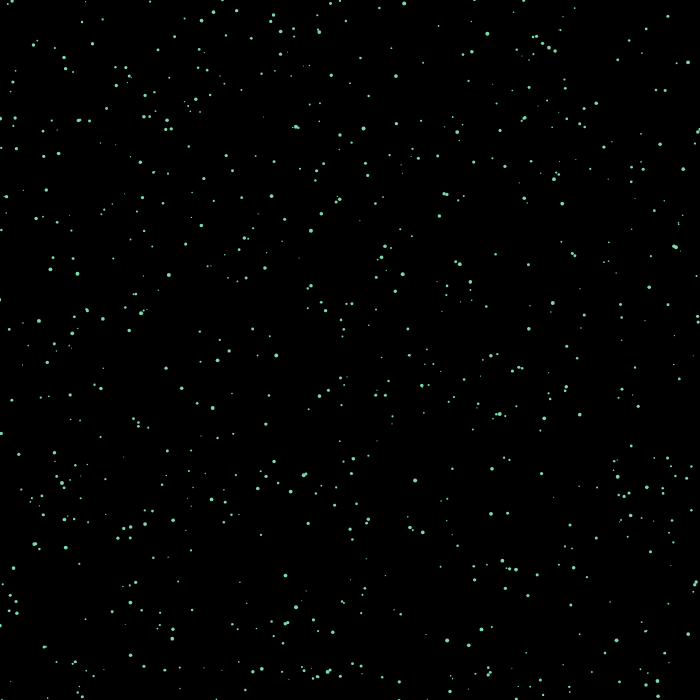
Frame 1 (no input)
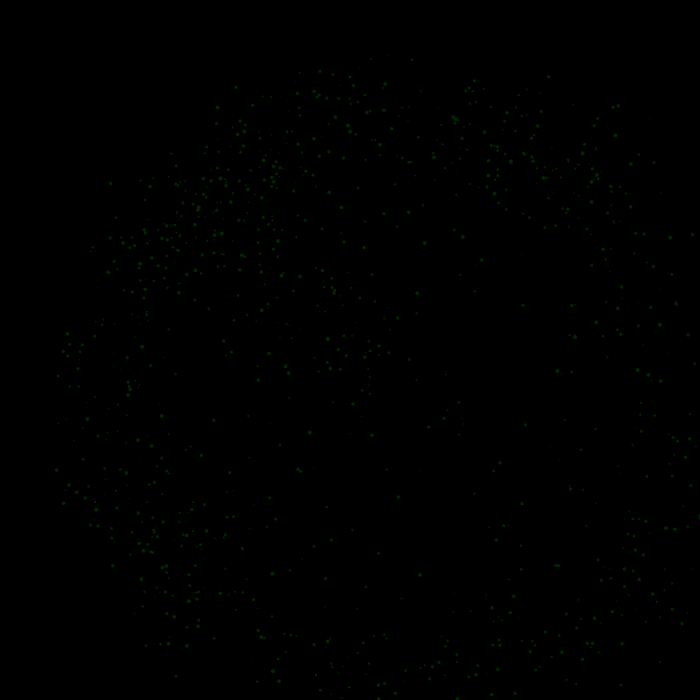
Frame 60 (no input)
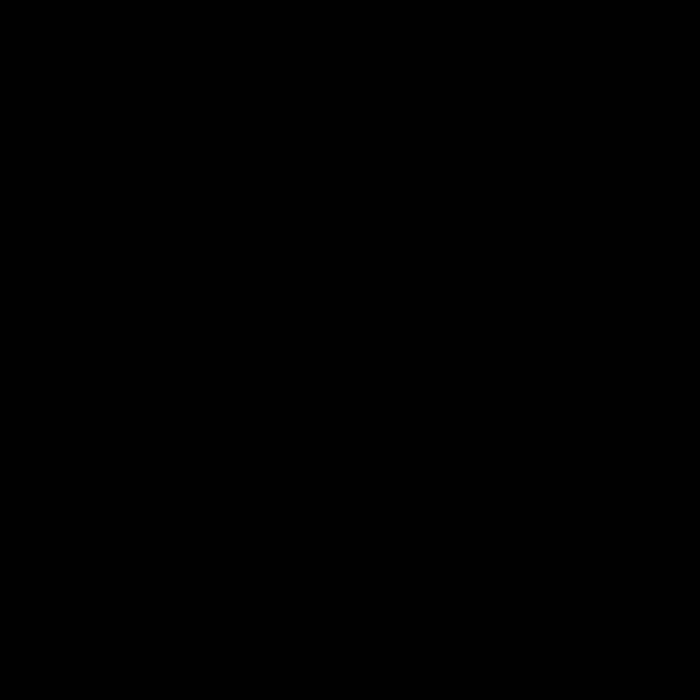
Frame 120 (the mouse pressed at the canvas centre since frame 60)

The p5.js sketch that drew these frames (run headless with seeded random() and noise() and a simulated clock; from frame 60 on, the mouse is pressed at the canvas centre):

// p5.js sketch
// ── sketch.js
var particle = []; //particle array
var acceleration=0.5; //gravity at the centre of the canvas
var constant1=250,constant2=250,a=7,b=5,t=0,c1,c2;
function setup() {
  createCanvas(700,700);
  c1=constant1*sin(t);
  c2=constant2*cos(t);
  //populating particles
  for(var i=0; i<1000; i++)
  {
  particle[i] = {
  x:random(-400,400),
  y:random(-400,400),
  vx:random(5),
  vy:random(5),
  ax:0,
  ay:0,


  size:random(1,4),
  show:function(){
    noStroke();
    // fill(3*this.c1,4*this.c2,(this.c1+this.c2));
    fill(c1,c2,((c1+c2)/2));
    ellipse(this.x,this.y,this.size,this.size);
  },
  update:function(){
  this.ax=acceleration*(-1)*this.x/(sqrt(this.x*this.x+this.y*this.y));
  this.ay=acceleration*(-1)*this.y/(sqrt(this.x*this.x+this.y*this.y));
  this.vx+=this.ax;
  this.vy+=this.ay;
  this.x+=this.vx;
  this.y+=this.vy;
  }
};
particle[i].show();
}
  
}

function draw() {
  background(0);
  translate(width/2,height/2);
  t+=0.5;
  c1=constant1*sin(t);
  c2=constant2*cos(t);
  //painting on canvas
    for(var j=0; j<1000;j++){
  particle[j].update();
  particle[j].show();}
}
